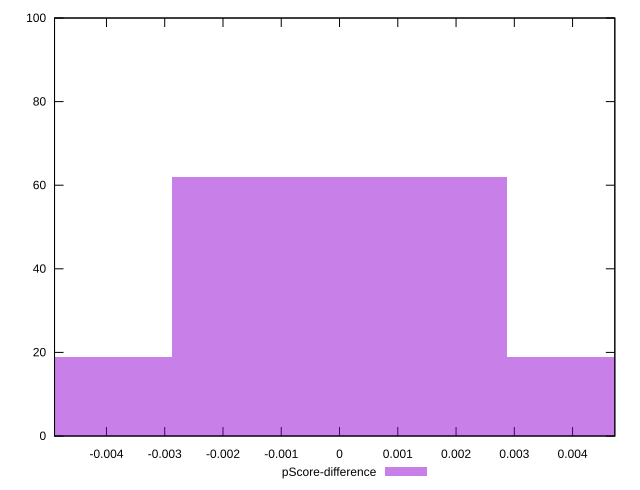

Here is the gnuplot script that generated this plot:
reset

$pScoreDifference <<EOF
0.005764671428352637 19
-0.005764671428352637 19
0 62
EOF

set key outside below
set boxwidth 0.005764671428352637
set xrange [-0.0048912506423488405:0.004725029424405752]
set yrange [0:100]
set trange [0:100]
set style fill transparent solid 0.5 noborder
set terminal svg size 640, 490 enhanced background rgb 'white'
set output "report_00009_2021-02-08T22-37-41.559Z/largest-contentful-paint/samples/pages+cached+noadtech/pScore-difference/histogram.svg"

plot $pScoreDifference title "pScore-difference" with boxes

reset
